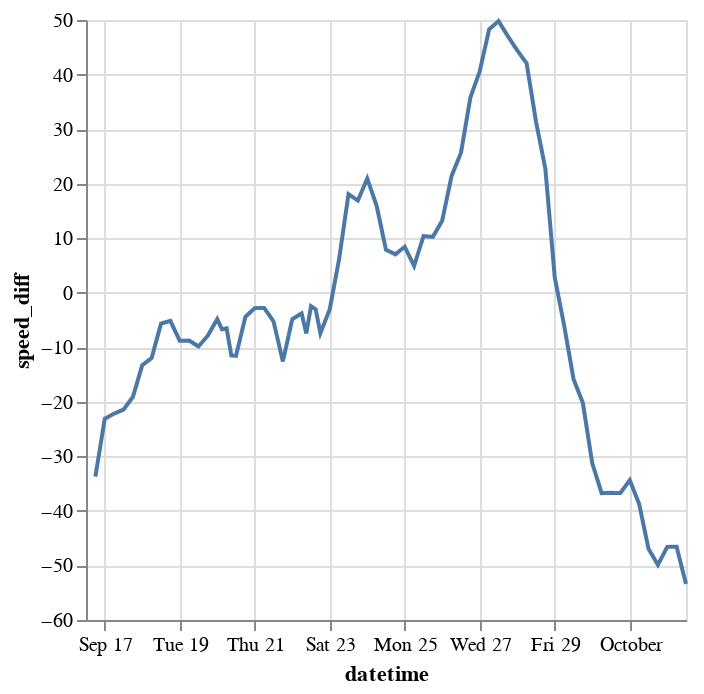

The notebook cell saved with this chart:
### Code cell
min_len = min(len(df_maria), len(df_joaquin))
diff_df = pd.DataFrame({
    'datetime': df_maria.reset_index()['datetime'][:min_len],
    'speed_diff': (df_joaquin.reset_index(drop=True)[:min_len].values -
                   df_maria.reset_index(drop=True)[:min_len].values
                   )
})
speed_diff_chart = alt.Chart(diff_df).mark_line().encode(
    alt.X('datetime', scale=alt.Scale(zero=False)),
    alt.Y('speed_diff', scale=alt.Scale(zero=False)),
    order='datetime'
)

speed_diff_chart

### Figure 1 — Vega-Lite specification as saved in the notebook (floating-point values rounded to 4 significant figures; data arrays with more than 128 entries replaced by an {"elided": "..."} marker saying what was removed)
{"config": {"view": {"continuousWidth": 300, "continuousHeight": 300}}, "data": {"name": "data-a6dc2a84c8738c0181bccae3cadf5fee"}, "mark": {"type": "line"}, "encoding": {"order": {"field": "datetime", "type": "temporal"}, "x": {"field": "datetime", "scale": {"zero": false}, "type": "temporal"}, "y": {"field": "speed_diff", "scale": {"zero": false}, "type": "quantitative"}}, "$schema": "https://vega.github.io/schema/vega-lite/v5.20.1.json", "datasets": {"data-a6dc2a84c8738c0181bccae3cadf5fee": {"elided": "129 records"}}}
